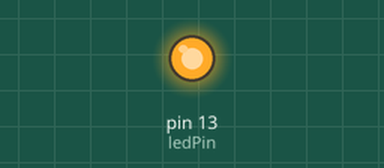
The sketch below on a simulated Arduino Uno, built with avr-gcc and run on an emulated ATmega328P. Shown: output pins drawn as LEDs (lit = HIGH).

Above: at 0.65 s.
At 5.15 s:
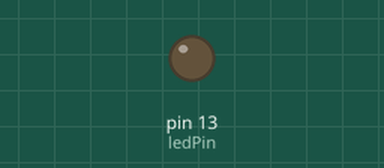
Timing chart, 0 to 7.8 s (numbered marks = the images above):
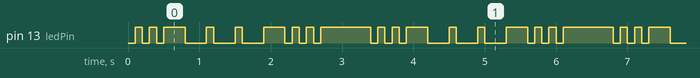

Measured:
- by itself, pin 13 (ledPin): repeats every 3.4 s: LOW 0.10 s, HIGH 0.10 s, LOW 0.10 s, HIGH 0.30 s, 2 × (LOW 0.30 s, HIGH 0.10 s), LOW 0.30 s, HIGH 0.30 s, 2 × (LOW 0.10 s, HIGH 0.10 s), LOW 0.10 s, HIGH 0.70 s, LOW 0.10 s, HIGH 0.10 s
- by itself, everything shown: repeats every 3.4 s, in 18 steps

The sketch:

exercise1MorseCodeSimple.ino
```cpp
/*
Exercise 1 - Morsing
Using ESP 8366 - meaning that LOW will turn the BuildInLED ON - in UNO LOW will turn the LED off
*/

//Let us define constants to be used in the program.
//These will be used throughout the entire program and not changed.

const byte ledPin = LED_BUILTIN;
const int timeUnit = 100;
const int dashUnit = timeUnit*3;
const int letterDelay = dashUnit;
const int wordDelay = timeUnit*7;


void setup() {
  pinMode(ledPin, OUTPUT);

}

void loop() {
  //1. Write a program that morse SOS - The simple way
  //S: . . .
  digitalWrite(ledPin, LOW);
  delay(timeUnit);
  digitalWrite(ledPin, HIGH);
  delay(timeUnit);

  digitalWrite(ledPin, LOW);
  delay(timeUnit);
  digitalWrite(ledPin, HIGH);
  delay(timeUnit);

  digitalWrite(ledPin, LOW);
  delay(timeUnit);
  digitalWrite(ledPin, HIGH);

  //Pause between letters is 3 timeunits
  delay(letterDelay);

  //O: - - -
  digitalWrite(ledPin, LOW);
  delay(dashUnit);
  digitalWrite(ledPin, HIGH);
  delay(timeUnit);


  digitalWrite(ledPin, LOW);
  delay(dashUnit);
  digitalWrite(ledPin, HIGH);
  delay(timeUnit);


  digitalWrite(ledPin, LOW);
  delay(dashUnit);
  digitalWrite(ledPin, HIGH);

  //Pause between letters is 3 timeunits
  delay(letterDelay);

  //S: . . .
  digitalWrite(ledPin, LOW);
  delay(timeUnit);
  digitalWrite(ledPin, HIGH);
  delay(timeUnit);

  digitalWrite(ledPin, LOW);
  delay(timeUnit);
  digitalWrite(ledPin, HIGH);
  delay(timeUnit);

  digitalWrite(ledPin, LOW);
  delay(timeUnit);
  digitalWrite(ledPin, HIGH);

  //Pause between Words is 7 timeunits
  delay(wordDelay);
}
```
